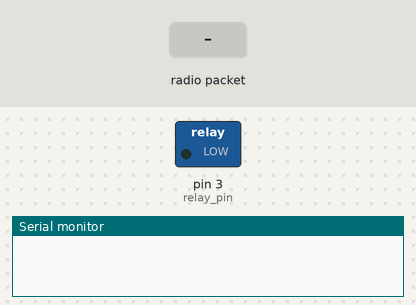
A sketch run on a simulated Arduino Uno, built with avr-gcc and run on an emulated ATmega328P. Parts: switched loads named in the sketch (green lamp = pin HIGH), the last lines printed to the serial monitor. The inputs (shaded band) are chosen by the test bench. No radio packets arrive unless stated.

Above: at 1.2 s.
1.3 s: radio packet "ON" arrives
At 2.2 s:
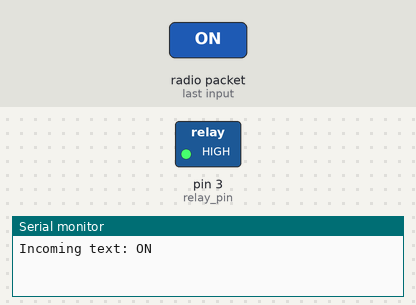
2.8 s: radio packet "OFF" arrives
At 3.3 s:
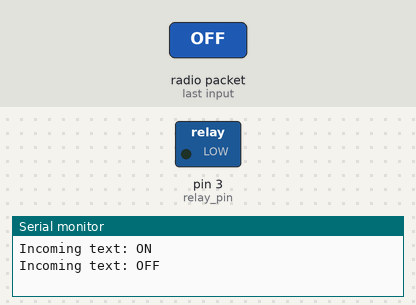
Timing chart, 0 to 5.8 s (numbered marks = the images above; inputs shaded):
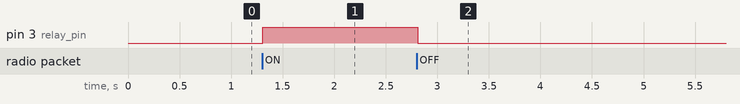

Measured:
- after the input at 1.3 s, pin 3 (relay_pin): LOW → HIGH at once
- after the input at 2.8 s, pin 3 (relay_pin): HIGH → LOW at once

The sketch:

RF24_receiver.ino
```cpp
/* This application is a test of the nRF24L01 wireless radio device. This code is for the receiver side.
 */

#include <SPI.h>                                        // Include the SPI communication protocol library
#include <nRF24L01.h>                                   // Include the nRF24L01 transciever library
#include <RF24.h>                                       // Include the RF24 radio driver library

RF24 radio(9, 10);                                      // Setup CE, CSN pins
const byte address[6] = "00001";                        // Byte of array representing the address
int relay_pin = 3;                                      // Setup relay signal pin
char puffer[32];                                        // A buffer to send data over the nRF24L01 transciever
String received_text = "";                              // A string to fetch received buffer data

void setup()
{
  pinMode(relay_pin, OUTPUT);                           // Setup relay signal pin as OUTPUT
  Serial.begin(9600);                                   // Open serial port, set data rate to 9600 bps
  radio.begin();                                        // Starting the Wireless communication
  radio.openReadingPipe(0, address);                    // Setting the address at which we will receive the data
  radio.setPALevel(RF24_PA_MIN);                        // You can set this as minimum or maximum depending on the distance between the transmitter and receiver
  radio.startListening();                               // This sets the module as receiver
}

void loop()
{
  if (radio.available())                                // Looking for the data
  {
    radio.read(&puffer, sizeof(puffer));                // Reading the data from the nRF24L01 transciever
    received_text = puffer;                             // Convert the char array to string
    received_text.trim();                               // Remove whitespaces from the string
    Serial.print("Incoming text: ");                    // Send feedback to the serial port
    Serial.println(received_text);

    if (received_text == "ON")                          // If the received string is "ON"
    {
      digitalWrite(relay_pin, HIGH);                    // Turn on the relay
    }
    if (received_text == "OFF")                         // If the received string is "OFF"
    {
      digitalWrite(relay_pin, LOW);                     // Turn off the relay
    }
  }

  received_text = "";                                   // Empty the string variable

  delay(100);
}
```
